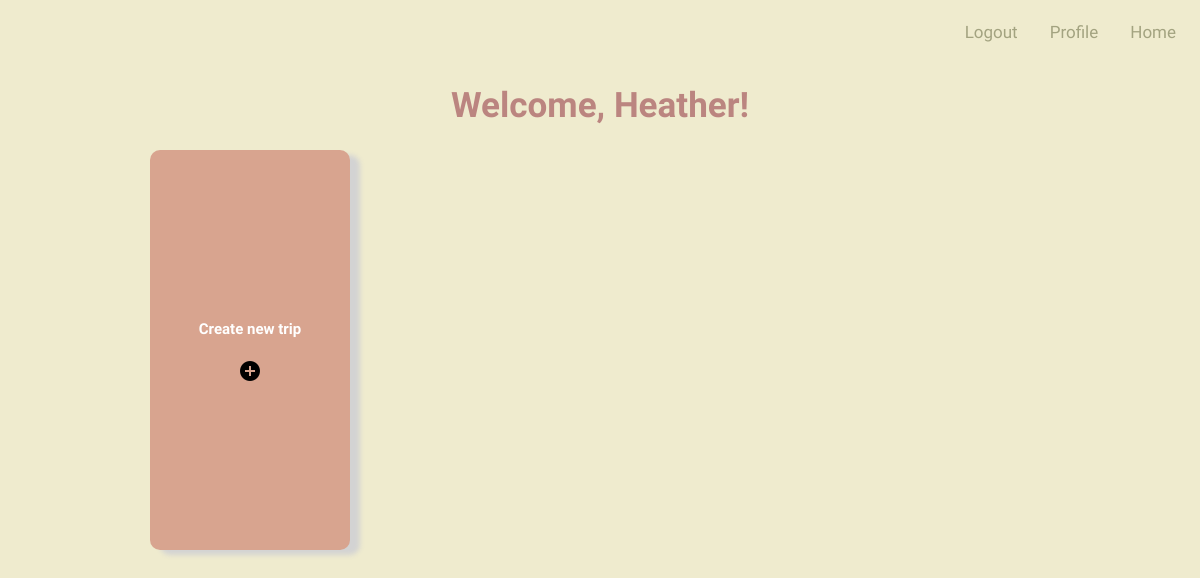
The app's page /profile (signed in), older data.
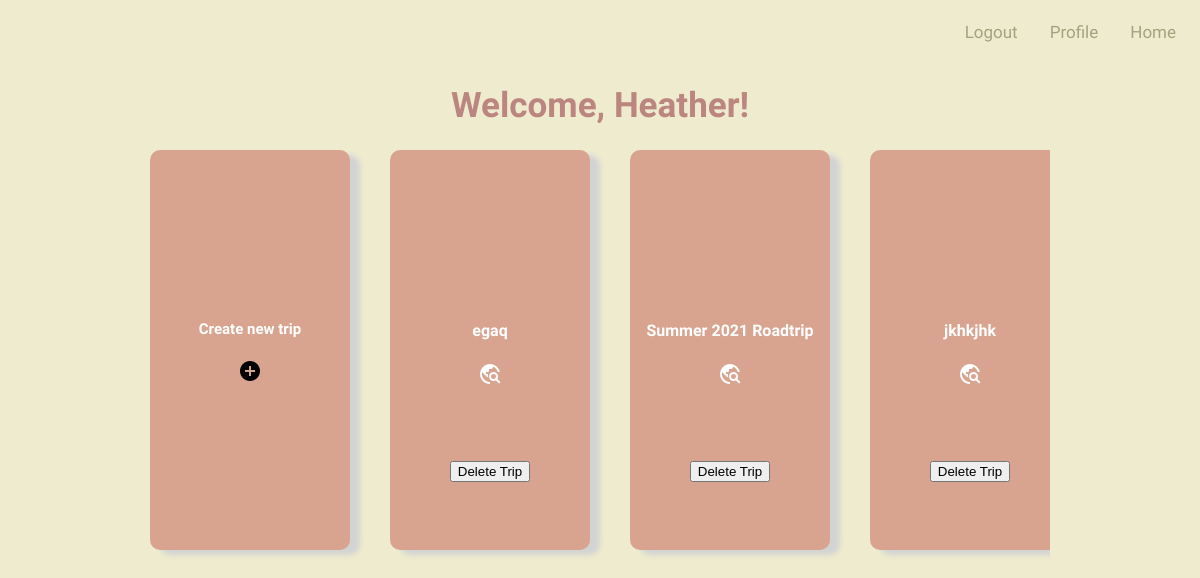
The same page, newer data.
### models.py (models this page shows)
class User(UserMixin, db.Model):
    id = db.Column(db.Integer, primary_key=True) # primary keys are required by SQLAlchemy
    email = db.Column(db.String(100), unique=True)
    password = db.Column(db.String(100))
    name = db.Column(db.String(1000))

class Trip(db.Model):
    id = db.Column(db.Integer, primary_key=True) # primary keys are required by SQLAlchemy
    user = db.Column(db.String(100), unique = False)
    name = db.Column(db.String(100), unique = False)

### main.py (the view)
@main.route('/profile', methods = ["GET", "POST"])
@login_required
def profile():
    trips = Trip.query.filter_by(user = current_user.name).all()
    trip_names = [t.name for t in trips]
    trip_names = list(set(trip_names))
    return render_template('profile.html', name = current_user.name, temp = trip_names, c_count = len(trip_names) + 1)

### __init__.py (called while the page is built)
def create_app():
    app = Flask(__name__)
    app.config['SECRET_KEY'] = '9OLWxND4o83j4K4iuopO'
    app.config['SQLALCHEMY_DATABASE_URI'] = 'sqlite:///db.sqlite'
    db.init_app(app)
    login_manager = LoginManager()
    login_manager.login_view = 'auth.login'
    login_manager.init_app(app)
    from .models import User
    from .models import Trip
    @login_manager.user_loader
    def load_user(user_id):
        return User.query.get(int(user_id))
    from .auth import auth as auth_blueprint
    app.register_blueprint(auth_blueprint)
    from .main import main as main_blueprint
    app.register_blueprint(main_blueprint)
    return app

### templates/profile.html
{% extends "base.html" %}
{% block content %}
    <h1 style = "color: #BB8580; font-family: 'Montserrat Alternates', sans-serif; text-align: center; font-size: 35px; font-weight:900;">Welcome, {{ name }}!</h1>
    <div class='trips' id="trips" style = "display: grid; grid-auto-flow: column; gap: 40px; text-align: center; height: 500px; width: 75%; overflow-y:hidden; overflow-x:scroll; position: fixed; top: 50%; left: 50%; transform: translate(-50%, -50%);">
        <div id='create-trip' style="width: 200px; height: 400px; background-color: #D8A48F; border-radius: 10px; color: white; text-align: center; font-family: 'Montserrat Alternates', sans-serif; box-shadow: 10px 5px 5px lightgray;">
        <h4 style="padding-top: 150px; font-size: 15px;">Create new trip</h4>
        <button onclick="add_trip()" style="background-color: Transparent; border: none;"><i class="material-icons-outlined">add_circle</i></button>
        </div>
        {% for trip in temp %}
            <div id='create-trip' class="{{ trip }}" style="width: 200px; height: 400px; background-color: #D8A48F; border-radius: 10px; color: white; text-align: center; font-family: 'Montserrat Alternates', sans-serif; box-shadow: 10px 5px 5px lightgray;">
                <h4 style="padding-top: 150px;">{{ trip }}</h4>
                <i class="material-icons-outlined" style="padding-bottom: 75px;">travel_explore</i>
                <br>
                <button onclick="delete_trip( '{{ trip }}' )">Delete Trip</button>
            </div>
        {% endfor %}
    </div>
{% endblock %}

### templates/base.html (shortened to what this page needs)
<!DOCTYPE html>
<html>
<head>
    <link rel="stylesheet" href="{{ url_for('static', filename='css/styles.css') }}">
</head>
<body style='background-color: #EFEBCE;'>
    <section class="hero is-primary is-fullheight" style="font-family: 'Montserrat Alternates', sans-serif; color: #A3A380">
        <div class="topnav">
            <a href="{{ url_for('main.index') }}" class="navbar-item">
                Home
            </a>
            {% if current_user.is_authenticated %}
            <a href="{{ url_for('main.profile') }}" class="navbar-item">
                Profile
            </a>
            {% endif %}
            {% if current_user.is_authenticated %}
            <a href="{{ url_for('auth.logout') }}" class="navbar-item">
                Logout
            </a>
            {% endif %}
          </div>
        <div class="hero-body">
            <div class="container has-text-centered">
               {% block content %}
               {% endblock %}
            </div>
        </div>
    </section>
</body>
</html>

### templates/base.html (style rules this page uses)
.topnav { overflow: hidden; }
.topnav a { float: right; color: #A3A380; text-align: center; padding: 14px 16px; text-decoration: none; font-size: 17px; }

Row changes from the older to the newer data that the page shows:
added Trip: name "egaq"
added Trip: name "Summer 2021 Roadtrip"
added Trip: name "jkhkjhk"
